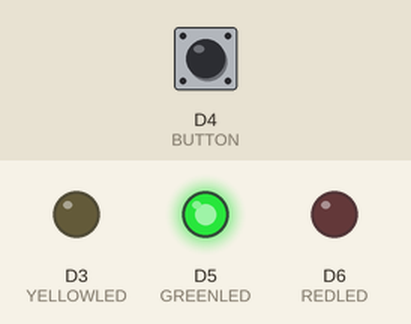
This sketch was run on a simulated Arduino Uno R4 WiFi. Parts: output pins drawn as LEDs (lit = HIGH). Inputs (shaded band) come from the test bench; at power-on: D4 (BUTTON) HIGH. WiFi joins after 1.5 s; servers stay silent unless stated; what the sketch prints to the serial monitor is not drawn.

Above: at 2.7 s.
2.8 s: D4 (BUTTON) pulled LOW for 0.15 s
At 3.1 s:
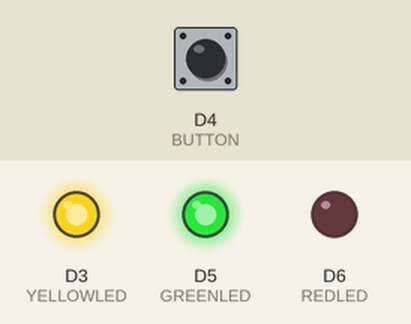
6.1 s: D4 (BUTTON) pulled LOW for 1 s
At 6.9 s:
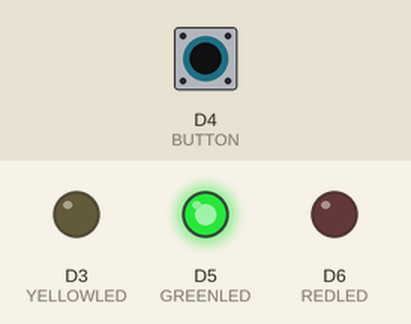
8.6 s: D4 (BUTTON) pulled LOW for 3.2 s
At 9.8 s:
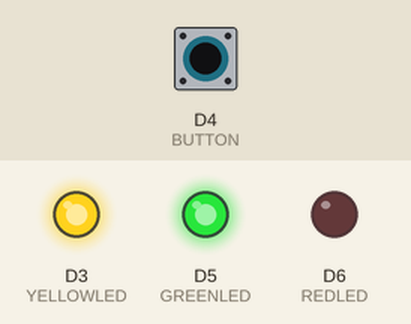
Timing chart, 0 to 11.6 s (numbered marks = the images above; inputs shaded):
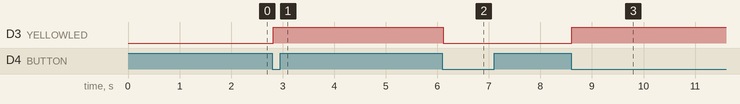

Measured:
- after the input at 2.8 s, D3 (YELLOWLED): LOW → HIGH at once
- after the input at 6.1 s, D3 (YELLOWLED): HIGH → LOW at once
- after the input at 8.6 s, D3 (YELLOWLED): LOW → HIGH at once

The sketch:

mis.ino
```cpp
#include <SPI.h>
#include <MFRC522.h>
#include "WiFiS3.h"

// Wi-Fi credentials
const char* ssid = "adonis";
const char* password = "123456789";

// Laravel API server
const char* serverIP = "10.238.161.131";
const uint16_t serverPort = 8000;

// RC522 Pins
#define SS_PIN 10
#define RST_PIN 7
MFRC522 rfid(SS_PIN, RST_PIN);

// Wi-Fi client
WiFiClient client;

// LEDs & BUTTON
int REDLED = 6;
int GREENLED = 5;
int BUTTON = 4;
int YELLOWLED = 3;

// ---- Toggle button variables ----
bool yellowState = false;     // Current LED state
bool lastButtonState = HIGH;  // Previous button state


// ---------------- WIFI CHECK FUNCTION ----------------
void checkWiFi() {
  if (WiFi.status() != WL_CONNECTED) {
    Serial.println("WiFi LOST! Reconnecting...");

    digitalWrite(GREENLED, LOW);  // green off
    digitalWrite(REDLED, HIGH);   // red ON

    WiFi.begin(ssid, password);
    unsigned long startAttempt = millis();

    while (WiFi.status() != WL_CONNECTED && millis() - startAttempt < 7000) {
      delay(300);
      Serial.print(".");
    }

    if (WiFi.status() == WL_CONNECTED) {
      Serial.println("\nWiFi reconnected!");
      digitalWrite(REDLED, LOW);
      digitalWrite(GREENLED, HIGH);
    } else {
      Serial.println("\nStill not connected...");
    }
  }
}

void setup() {
  Serial.begin(9600);
  SPI.begin();
  rfid.PCD_Init();

  pinMode(REDLED, OUTPUT);
  pinMode(GREENLED, OUTPUT);
  pinMode(YELLOWLED, OUTPUT);

  pinMode(BUTTON, INPUT_PULLUP);  // BUTTON active LOW

  Serial.println("Connecting to Wi-Fi...");
  WiFi.begin(ssid, password);

  while (WiFi.status() != WL_CONNECTED) {
    digitalWrite(REDLED, HIGH);
    digitalWrite(GREENLED, LOW);
    delay(500);
    Serial.print(".");
  }

  Serial.println("\nConnected to Wi-Fi!");
  Serial.print("IP Address: ");
  Serial.println(WiFi.localIP());

  digitalWrite(REDLED, LOW);
  digitalWrite(GREENLED, HIGH);
}

void loop() {

  // ---- TOGGLE BUTTON LOGIC ----
  int reading = digitalRead(BUTTON);

  // Button pressed (transition from HIGH → LOW)
  if (lastButtonState == HIGH && reading == LOW) {
    yellowState = !yellowState;  // Toggle
    digitalWrite(YELLOWLED, yellowState ? HIGH : LOW);
    delay(200);  // simple debounce
  }

  lastButtonState = reading;

  // ---- WIFI CHECK ----

  checkWiFi();

  // ---- RFID SCAN ----
  if (!rfid.PICC_IsNewCardPresent()) return;
  if (!rfid.PICC_ReadCardSerial()) return;

  // Build UID
  String uidStr = "";
  for (byte i = 0; i < rfid.uid.size; i++) {
    if (i > 0) uidStr += ":";
    if (rfid.uid.uidByte[i] < 0x10) uidStr += "0";
    uidStr += String(rfid.uid.uidByte[i], HEX);
  }
  uidStr.toUpperCase();
  Serial.println("Scanned UID: " + uidStr);

  // JSON payload
  String json = "{\"rfid\":\"" + uidStr + "\"}";

  // Send to API
  if (client.connect(serverIP, serverPort)) {
    client.println("POST /api/scan HTTP/1.1");
    client.println("Host: 10.238.161.131:8000");
    client.println("Content-Type: application/json");
    client.print("Content-Length: ");
    client.println((int)json.length());
    client.println();
    client.println(json);

    unsigned long timeout = millis();
    while (client.connected() && !client.available()) {
      if (millis() - timeout > 5000) break;
      delay(10);
    }

    while (client.available()) {
      String line = client.readStringUntil('\n');
      Serial.println(line);
    }

    client.stop();
    Serial.println("POST complete.\n");
  } else {
    Serial.println("Connection to server failed");
  }

  rfid.PICC_HaltA();
  delay(1000);
}
```
